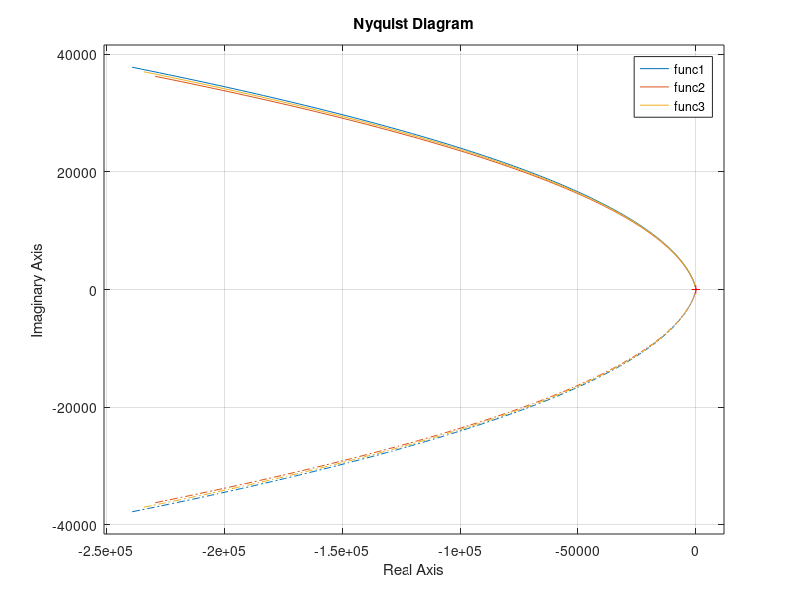

The MATLAB script that drew this image:
clear all;
close all;
clc;

k1=245;
k2=235;
k3=240;
num1=[k1];
num2=[k2];
num3=[k3];
den=[5 1 0 0];
func1=tf(num1,den);
func2=tf(num2,den);
func3=tf(num3,den);
nyquist(func1,func2,func3)